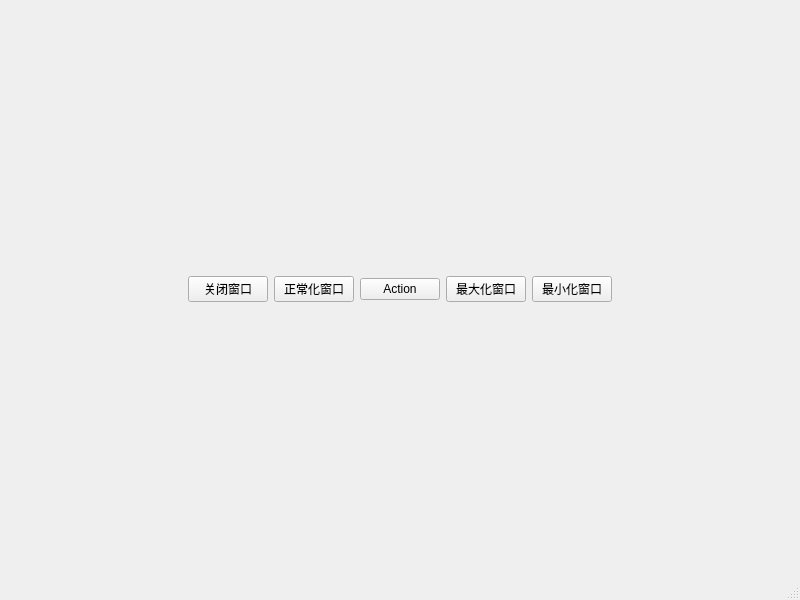
<?xml version="1.0" encoding="UTF-8"?>
<ui version="4.0">
 <class>MainWindow</class>
 <widget class="QMainWindow" name="MainWindow">
  <property name="geometry">
   <rect>
    <x>0</x>
    <y>0</y>
    <width>800</width>
    <height>600</height>
   </rect>
  </property>
  <property name="windowTitle">
   <string>MainWindow</string>
  </property>
  <widget class="QWidget" name="centralwidget">
   <layout class="QHBoxLayout" name="horizontalLayout">
    <item>
     <spacer name="horizontalSpacer">
      <property name="orientation">
       <enum>Qt::Horizontal</enum>
      </property>
      <property name="sizeHint" stdset="0">
       <size>
        <width>40</width>
        <height>20</height>
       </size>
      </property>
     </spacer>
    </item>
    <item>
     <widget class="QPushButton" name="btn_close">
      <property name="text">
       <string>关闭窗口</string>
      </property>
     </widget>
    </item>
    <item>
     <widget class="QPushButton" name="btn_normal">
      <property name="text">
       <string>正常化窗口</string>
      </property>
     </widget>
    </item>
    <item>
     <widget class="QPushButton" name="btn_action">
      <property name="text">
       <string>Action</string>
      </property>
     </widget>
    </item>
    <item>
     <widget class="QPushButton" name="btn_max">
      <property name="text">
       <string>最大化窗口</string>
      </property>
     </widget>
    </item>
    <item>
     <widget class="QPushButton" name="btn_min">
      <property name="text">
       <string>最小化窗口</string>
      </property>
     </widget>
    </item>
    <item>
     <spacer name="horizontalSpacer_2">
      <property name="orientation">
       <enum>Qt::Horizontal</enum>
      </property>
      <property name="sizeHint" stdset="0">
       <size>
        <width>40</width>
        <height>20</height>
       </size>
      </property>
     </spacer>
    </item>
   </layout>
  </widget>
  <widget class="QMenuBar" name="menubar">
   <property name="geometry">
    <rect>
     <x>0</x>
     <y>0</y>
     <width>800</width>
     <height>22</height>
    </rect>
   </property>
  </widget>
  <widget class="QStatusBar" name="statusbar"/>
 </widget>
 <resources/>
 <connections/>
</ui>
